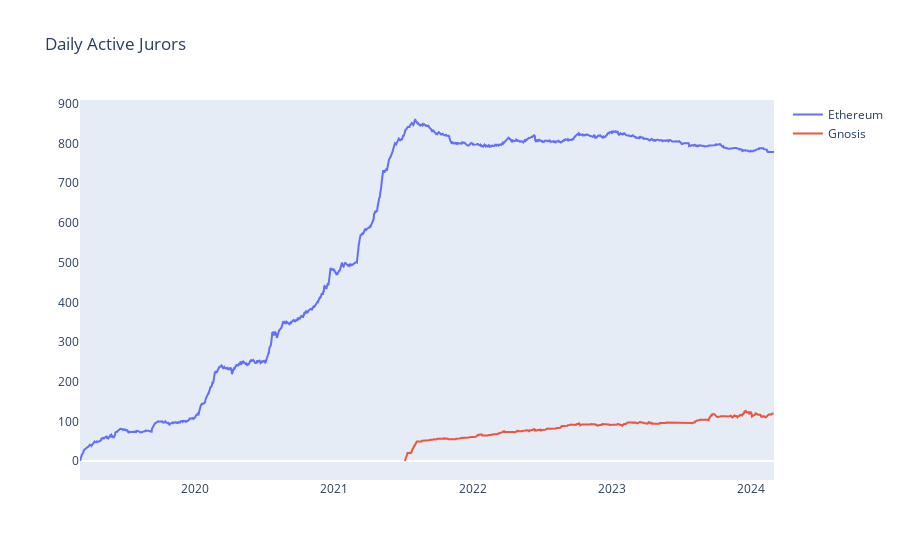

The notebook cell saved with this chart:
### Code cell
fig = go.Figure(data=[
    go.Scatter(x=active_jurors_eth.index, y=active_jurors_eth['active_jurors'], mode="lines", name="Ethereum"),
    go.Scatter(x=active_jurors_gno.index, y=active_jurors_gno['active_jurors'], mode="lines", name="Gnosis"),
    ]
    )
fig.update_layout(
     xaxis=dict(showgrid=False), 
     yaxis=dict(showgrid=False),
     title=dict(text="Daily Active Jurors")
)
fig.show()

### Figure 1 — Plotly figure (JSON) as saved in the notebook; plotly's stock layout.template omitted (floating-point values rounded to 4 significant figures; data arrays with more than 128 entries replaced by an {"elided": "..."} marker saying what was removed)
{"data": [{"mode": "lines", "name": "Ethereum", "type": "scatter", "x": {"elided": "1823 str values"}, "y": {"elided": "1823 int values"}}, {"mode": "lines", "name": "Gnosis", "type": "scatter", "x": {"elided": "969 str values"}, "y": {"elided": "969 int values"}}], "layout": {"title": {"text": "Daily Active Jurors"}, "xaxis": {"showgrid": false}, "yaxis": {"showgrid": false}}}
